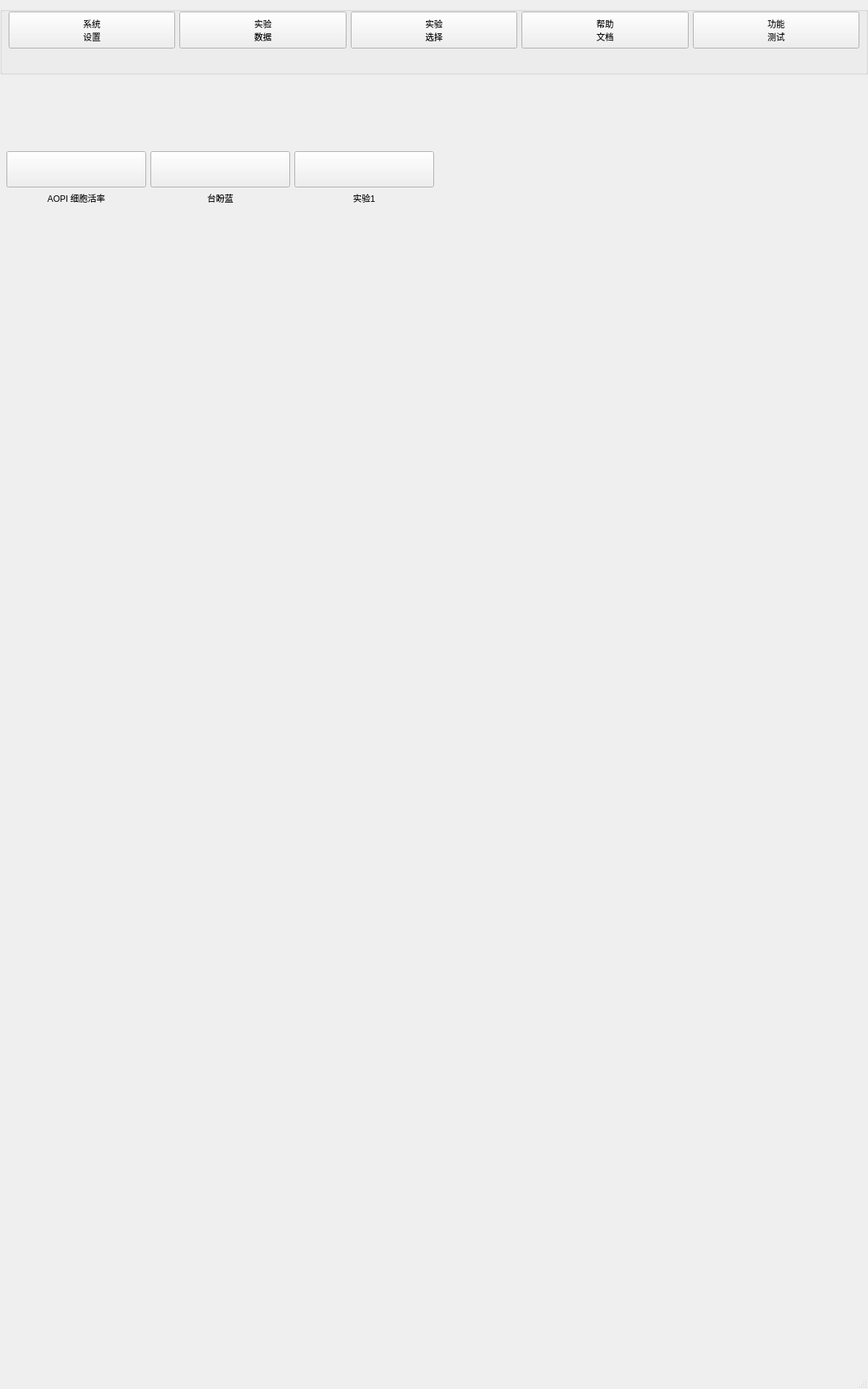
<?xml version="1.0" encoding="UTF-8"?>
<ui version="4.0">
 <class>MainWindow</class>
 <widget class="QMainWindow" name="MainWindow">
  <property name="geometry">
   <rect>
    <x>0</x>
    <y>0</y>
    <width>1200</width>
    <height>1920</height>
   </rect>
  </property>
  <property name="minimumSize">
   <size>
    <width>1080</width>
    <height>1920</height>
   </size>
  </property>
  <property name="baseSize">
   <size>
    <width>1080</width>
    <height>1920</height>
   </size>
  </property>
  <property name="windowTitle">
   <string>MainWindow</string>
  </property>
  <widget class="QWidget" name="centralwidget">
   <widget class="QGroupBox" name="mainButtonGroup">
    <property name="geometry">
     <rect>
      <x>0</x>
      <y>10</y>
      <width>1200</width>
      <height>93</height>
     </rect>
    </property>
    <property name="title">
     <string/>
    </property>
    <layout class="QHBoxLayout" name="horizontalLayout">
     <property name="topMargin">
      <number>0</number>
     </property>
     <property name="bottomMargin">
      <number>33</number>
     </property>
     <item>
      <widget class="QPushButton" name="btnSysSetting">
       <property name="sizePolicy">
        <sizepolicy hsizetype="Preferred" vsizetype="Preferred">
         <horstretch>0</horstretch>
         <verstretch>0</verstretch>
        </sizepolicy>
       </property>
       <property name="text">
        <string>系统
设置</string>
       </property>
       <property name="checkable">
        <bool>true</bool>
       </property>
       <property name="autoExclusive">
        <bool>true</bool>
       </property>
      </widget>
     </item>
     <item>
      <widget class="QPushButton" name="btnExperiData">
       <property name="sizePolicy">
        <sizepolicy hsizetype="Preferred" vsizetype="Preferred">
         <horstretch>0</horstretch>
         <verstretch>0</verstretch>
        </sizepolicy>
       </property>
       <property name="text">
        <string>实验
数据</string>
       </property>
       <property name="checkable">
        <bool>true</bool>
       </property>
       <property name="autoExclusive">
        <bool>true</bool>
       </property>
      </widget>
     </item>
     <item>
      <widget class="QPushButton" name="btnExperiApp">
       <property name="sizePolicy">
        <sizepolicy hsizetype="Preferred" vsizetype="Preferred">
         <horstretch>0</horstretch>
         <verstretch>0</verstretch>
        </sizepolicy>
       </property>
       <property name="text">
        <string>实验
选择</string>
       </property>
       <property name="checkable">
        <bool>true</bool>
       </property>
       <property name="autoExclusive">
        <bool>true</bool>
       </property>
      </widget>
     </item>
     <item>
      <widget class="QPushButton" name="btnHelpDoc">
       <property name="sizePolicy">
        <sizepolicy hsizetype="Preferred" vsizetype="Preferred">
         <horstretch>0</horstretch>
         <verstretch>0</verstretch>
        </sizepolicy>
       </property>
       <property name="text">
        <string>帮助
文档</string>
       </property>
       <property name="checkable">
        <bool>true</bool>
       </property>
       <property name="autoExclusive">
        <bool>true</bool>
       </property>
      </widget>
     </item>
     <item>
      <widget class="QPushButton" name="btnDebugPage">
       <property name="sizePolicy">
        <sizepolicy hsizetype="Preferred" vsizetype="Preferred">
         <horstretch>0</horstretch>
         <verstretch>0</verstretch>
        </sizepolicy>
       </property>
       <property name="text">
        <string>功能
测试</string>
       </property>
       <property name="checkable">
        <bool>true</bool>
       </property>
       <property name="autoExclusive">
        <bool>true</bool>
       </property>
      </widget>
     </item>
    </layout>
   </widget>
   <widget class="QStackedWidget" name="stackedWidget">
    <property name="geometry">
     <rect>
      <x>0</x>
      <y>200</y>
      <width>1200</width>
      <height>1600</height>
     </rect>
    </property>
    <property name="baseSize">
     <size>
      <width>1200</width>
      <height>1600</height>
     </size>
    </property>
    <widget class="QWidget" name="pageAppSelc">
     <layout class="QGridLayout" name="gridLayout_2">
      <item row="0" column="0">
       <layout class="QGridLayout" name="gridLayout" columnstretch="1,1,1">
        <item row="0" column="0">
         <widget class="QPushButton" name="btnAOPI">
          <property name="sizePolicy">
           <sizepolicy hsizetype="Preferred" vsizetype="Preferred">
            <horstretch>0</horstretch>
            <verstretch>0</verstretch>
           </sizepolicy>
          </property>
          <property name="minimumSize">
           <size>
            <width>45</width>
            <height>50</height>
           </size>
          </property>
          <property name="text">
           <string/>
          </property>
         </widget>
        </item>
        <item row="0" column="1">
         <widget class="QPushButton" name="btnTaipanBlue">
          <property name="sizePolicy">
           <sizepolicy hsizetype="Preferred" vsizetype="Preferred">
            <horstretch>0</horstretch>
            <verstretch>0</verstretch>
           </sizepolicy>
          </property>
          <property name="minimumSize">
           <size>
            <width>45</width>
            <height>50</height>
           </size>
          </property>
          <property name="text">
           <string/>
          </property>
         </widget>
        </item>
        <item row="0" column="2">
         <widget class="QPushButton" name="btnExpr1">
          <property name="sizePolicy">
           <sizepolicy hsizetype="Preferred" vsizetype="Preferred">
            <horstretch>0</horstretch>
            <verstretch>0</verstretch>
           </sizepolicy>
          </property>
          <property name="minimumSize">
           <size>
            <width>45</width>
            <height>50</height>
           </size>
          </property>
          <property name="text">
           <string/>
          </property>
         </widget>
        </item>
        <item row="1" column="0">
         <widget class="QLabel" name="label">
          <property name="sizePolicy">
           <sizepolicy hsizetype="Preferred" vsizetype="Preferred">
            <horstretch>0</horstretch>
            <verstretch>0</verstretch>
           </sizepolicy>
          </property>
          <property name="minimumSize">
           <size>
            <width>45</width>
            <height>0</height>
           </size>
          </property>
          <property name="text">
           <string>AOPI 细胞活率</string>
          </property>
          <property name="alignment">
           <set>Qt::AlignCenter</set>
          </property>
         </widget>
        </item>
        <item row="1" column="1">
         <widget class="QLabel" name="label_2">
          <property name="sizePolicy">
           <sizepolicy hsizetype="Preferred" vsizetype="Preferred">
            <horstretch>0</horstretch>
            <verstretch>0</verstretch>
           </sizepolicy>
          </property>
          <property name="minimumSize">
           <size>
            <width>45</width>
            <height>0</height>
           </size>
          </property>
          <property name="text">
           <string>台盼蓝</string>
          </property>
          <property name="alignment">
           <set>Qt::AlignCenter</set>
          </property>
         </widget>
        </item>
        <item row="1" column="2">
         <widget class="QLabel" name="label_3">
          <property name="sizePolicy">
           <sizepolicy hsizetype="Preferred" vsizetype="Preferred">
            <horstretch>0</horstretch>
            <verstretch>0</verstretch>
           </sizepolicy>
          </property>
          <property name="minimumSize">
           <size>
            <width>45</width>
            <height>0</height>
           </size>
          </property>
          <property name="text">
           <string>实验1</string>
          </property>
          <property name="alignment">
           <set>Qt::AlignCenter</set>
          </property>
         </widget>
        </item>
       </layout>
      </item>
      <item row="0" column="1">
       <spacer name="horizontalSpacer_5">
        <property name="orientation">
         <enum>Qt::Horizontal</enum>
        </property>
        <property name="sizeHint" stdset="0">
         <size>
          <width>525</width>
          <height>20</height>
         </size>
        </property>
       </spacer>
      </item>
      <item row="1" column="0">
       <spacer name="verticalSpacer_3">
        <property name="orientation">
         <enum>Qt::Vertical</enum>
        </property>
        <property name="sizeHint" stdset="0">
         <size>
          <width>20</width>
          <height>1493</height>
         </size>
        </property>
       </spacer>
      </item>
     </layout>
    </widget>
    <widget class="QWidget" name="pageSysSetting">
     <layout class="QGridLayout" name="gridLayout_4">
      <item row="0" column="0">
       <layout class="QGridLayout" name="gridLayout_3" rowstretch="1,1" columnstretch="1,1,1">
        <property name="spacing">
         <number>10</number>
        </property>
        <item row="0" column="0">
         <widget class="QPushButton" name="btnLanguage">
          <property name="sizePolicy">
           <sizepolicy hsizetype="Preferred" vsizetype="Preferred">
            <horstretch>0</horstretch>
            <verstretch>0</verstretch>
           </sizepolicy>
          </property>
          <property name="text">
           <string/>
          </property>
          <property name="flat">
           <bool>true</bool>
          </property>
         </widget>
        </item>
        <item row="0" column="1">
         <widget class="QPushButton" name="btnStorageManage">
          <property name="sizePolicy">
           <sizepolicy hsizetype="Preferred" vsizetype="Preferred">
            <horstretch>0</horstretch>
            <verstretch>0</verstretch>
           </sizepolicy>
          </property>
          <property name="text">
           <string/>
          </property>
          <property name="flat">
           <bool>true</bool>
          </property>
         </widget>
        </item>
        <item row="0" column="2">
         <widget class="QPushButton" name="btnUserManage">
          <property name="sizePolicy">
           <sizepolicy hsizetype="Preferred" vsizetype="Preferred">
            <horstretch>0</horstretch>
            <verstretch>0</verstretch>
           </sizepolicy>
          </property>
          <property name="text">
           <string/>
          </property>
          <property name="flat">
           <bool>true</bool>
          </property>
         </widget>
        </item>
        <item row="1" column="0">
         <widget class="QPushButton" name="btnDateTime">
          <property name="sizePolicy">
           <sizepolicy hsizetype="Preferred" vsizetype="Preferred">
            <horstretch>0</horstretch>
            <verstretch>0</verstretch>
           </sizepolicy>
          </property>
          <property name="text">
           <string/>
          </property>
          <property name="flat">
           <bool>true</bool>
          </property>
         </widget>
        </item>
        <item row="1" column="1">
         <widget class="QPushButton" name="btnSysInfo">
          <property name="sizePolicy">
           <sizepolicy hsizetype="Preferred" vsizetype="Preferred">
            <horstretch>0</horstretch>
            <verstretch>0</verstretch>
           </sizepolicy>
          </property>
          <property name="text">
           <string/>
          </property>
          <property name="flat">
           <bool>true</bool>
          </property>
         </widget>
        </item>
       </layout>
      </item>
      <item row="0" column="1">
       <spacer name="horizontalSpacer_6">
        <property name="orientation">
         <enum>Qt::Horizontal</enum>
        </property>
        <property name="sizeHint" stdset="0">
         <size>
          <width>525</width>
          <height>20</height>
         </size>
        </property>
       </spacer>
      </item>
      <item row="1" column="0">
       <spacer name="verticalSpacer_4">
        <property name="orientation">
         <enum>Qt::Vertical</enum>
        </property>
        <property name="sizeHint" stdset="0">
         <size>
          <width>20</width>
          <height>785</height>
         </size>
        </property>
       </spacer>
      </item>
     </layout>
    </widget>
    <widget class="QWidget" name="pageHelpDoc"/>
   </widget>
  </widget>
  <widget class="QMenuBar" name="menubar">
   <property name="geometry">
    <rect>
     <x>0</x>
     <y>0</y>
     <width>1200</width>
     <height>27</height>
    </rect>
   </property>
  </widget>
  <widget class="QStatusBar" name="statusbar"/>
 </widget>
 <resources/>
 <connections/>
</ui>
